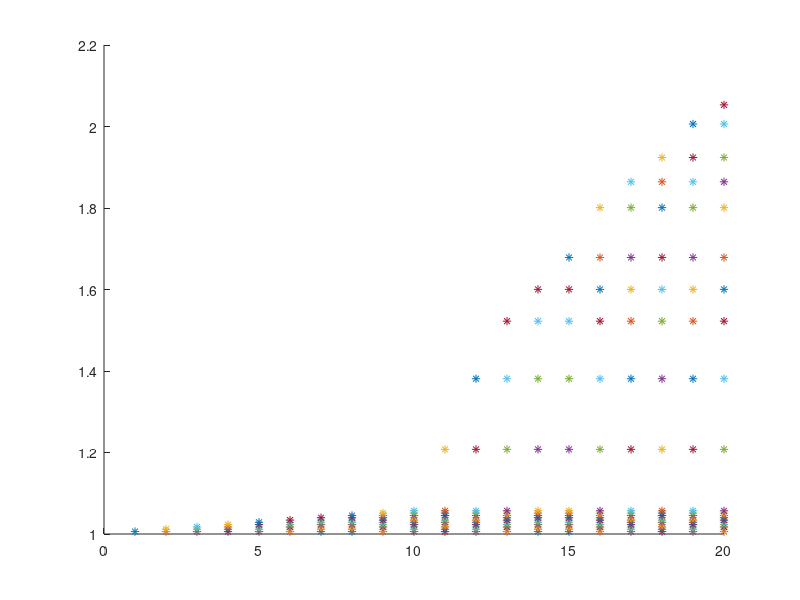

The MATLAB script that drew this image:
  %rough delay
clc;clear all; 
Eo=.576;      % Ethernet Overhead in micro sec
R=.304;       % Length of report message in micro sec
Gt=5;         % Guard time in micro sec
D=12; % packet length in micro sec
N=16; % no of ONUs

T_cycle = 2000;%in micro sec
W_max = (T_cycle-N*Gt)/N; % maximum bandwidth of each ONU

%W_th1=W_max/2; % maximum bandwidth of thread1
    for i=1:20 %for initializing random packets
    sum=0;
    for j=1:500
    Delay_sum=0;
    n=0;
  % Wextra=0;
  % Wextra_T=0;
    Wavg=0;
    for k=1:16 % for 16 ONUs
    r(k)=randi([0 i],1,1); % random data packets (between 0-10)
    r2(k)= 0.1*r(k); %intra pon data packet, assuming 10% of intra pon data 
    r1(k)=r(k)-r2(k); %inter pon data packet
    
    W_R=12.576*r1(k)+R; % Requested window size (E0 + pkt length)
    
    if W_R<=W_max 
        Delay=W_R+T_cycle/2; 
    else
        Delay=W_max+T_cycle/2+T_cycle;
    end
       Delay_sum=Delay_sum+Delay; 
   end
   avg=Delay_sum/(16);
   sum=sum+avg;
    end
    a(i)=sum/(j*1000); 
    disp(a);
    hold on;
    plot(i,a,'*');
   
end

    

   
       
       